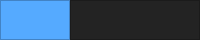
     <widget class="QFrame" name="Top_Bar">
      <property name="maximumSize">
       <size>
        <width>16777215</width>
        <height>40</height>
       </size>
      </property>
      <property name="styleSheet">
       <string notr="true">background-color: rgb(35, 35, 35);</string>
      </property>
      <property name="frameShape">
       <enum>QFrame::NoFrame</enum>
      </property>
      <property name="frameShadow">
       <enum>QFrame::Raised</enum>
      </property>
      <layout class="QHBoxLayout" name="horizontalLayout">
       <property name="spacing">
        <number>0</number>
       </property>
       <property name="leftMargin">
        <number>0</number>
       </property>
       <property name="topMargin">
        <number>0</number>
       </property>
       <property name="rightMargin">
        <number>0</number>
       </property>
       <property name="bottomMargin">
        <number>0</number>
       </property>
       <item>
        <widget class="QFrame" name="frame_toggle">
         <property name="minimumSize">
          <size>
           <width>70</width>
           <height>0</height>
          </size>
         </property>
         <property name="maximumSize">
          <size>
           <width>70</width>
           <height>40</height>
          </size>
         </property>
         <property name="styleSheet">
          <string notr="true">background-color: rgb(85, 170, 255);</string>
         </property>
         <property name="frameShape">
          <enum>QFrame::StyledPanel</enum>
         </property>
         <property name="frameShadow">
          <enum>QFrame::Raised</enum>
         </property>
         <layout class="QVBoxLayout" name="verticalLayout_2">
          <property name="spacing">
           <number>0</number>
          </property>
          <property name="leftMargin">
           <number>0</number>
          </property>
          <property name="topMargin">
           <number>0</number>
          </property>
          <property name="rightMargin">
           <number>0</number>
          </property>
          <property name="bottomMargin">
           <number>0</number>
          </property>
          <item>
           <widget class="QPushButton" name="Btn_Toggle">
            <property name="sizePolicy">
             <sizepolicy hsizetype="Expanding" vsizetype="Expanding">
              <horstretch>0</horstretch>
              <verstretch>0</verstretch>
             </sizepolicy>
            </property>
            <property name="minimumSize">
             <size>
              <width>0</width>
              <height>0</height>
             </size>
            </property>
            <property name="styleSheet">
             <string notr="true">color: rgb(255, 255, 255);
border: 0px solid;</string>
            </property>
            <property name="text">
             <string/>
            </property>
            <property name="icon">
             <iconset>
              <normaloff>../whale-removebg-preview.png</normaloff>../whale-removebg-preview.png</iconset>
            </property>
            <property name="iconSize">
             <size>
              <width>55</width>
              <height>55</height>
             </size>
            </property>
           </widget>
          </item>
         </layout>
        </widget>
       </item>
       <item>
        <widget class="QFrame" name="frame_top">
         <property name="frameShape">
          <enum>QFrame::StyledPanel</enum>
         </property>
         <property name="frameShadow">
          <enum>QFrame::Raised</enum>
         </property>
        </widget>
       </item>
      </layout>
     </widget>
